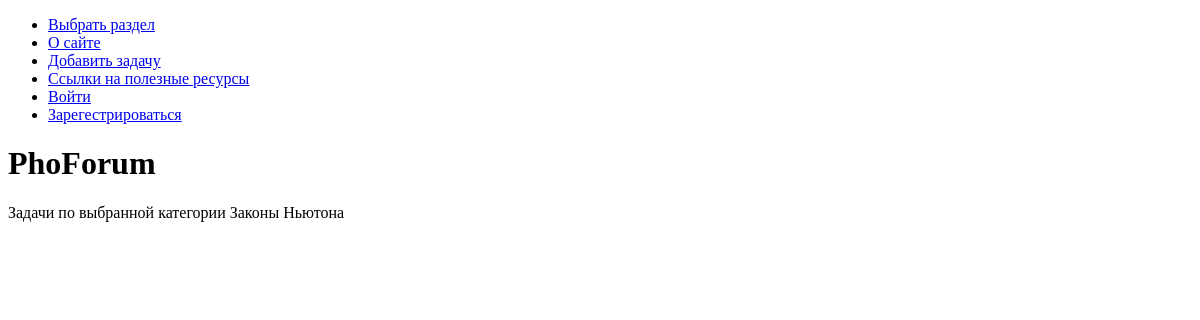
The page /zanew/ on the database as committed earlier.
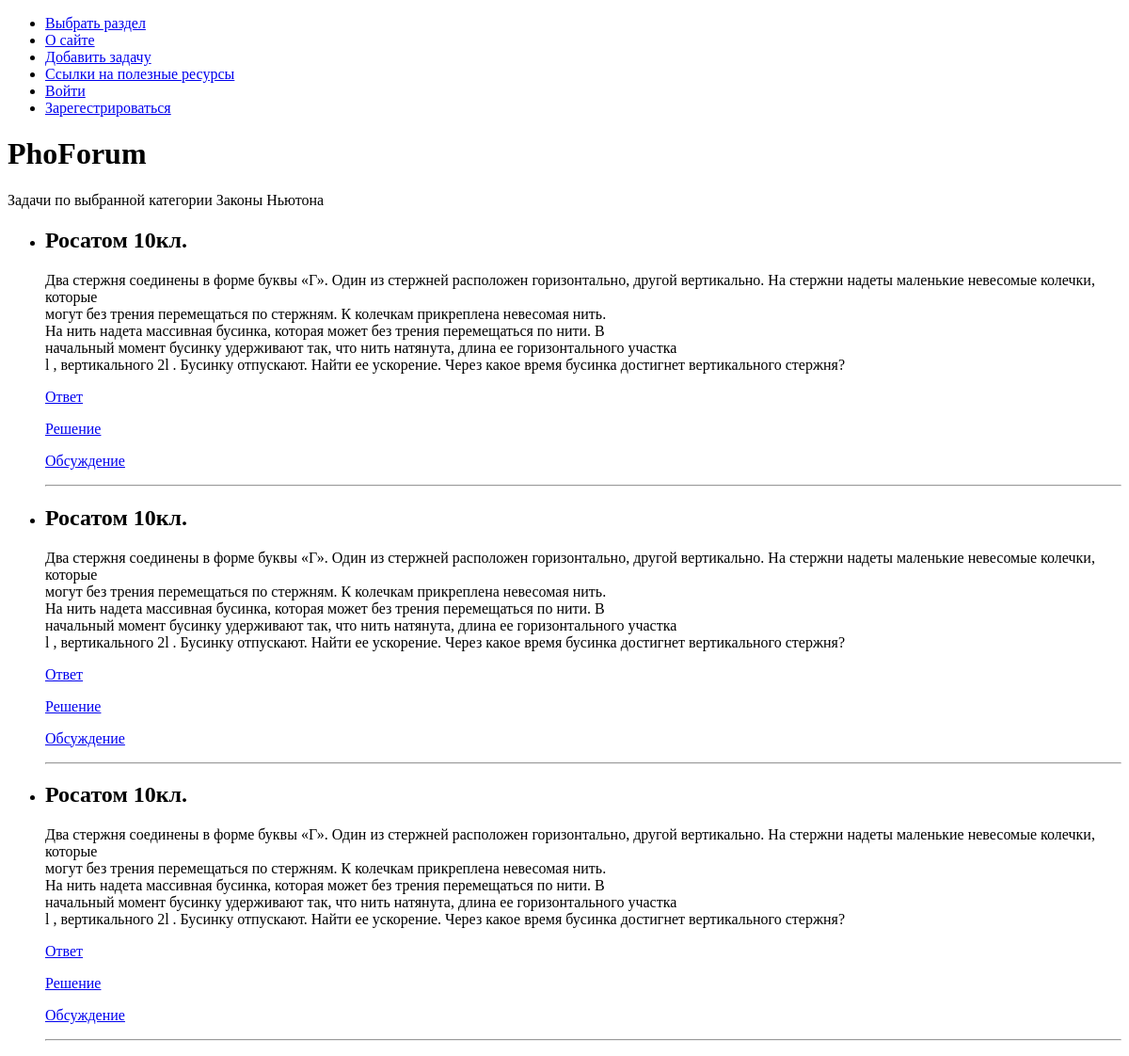
The same page on the database as committed later.
### mainapp/models.py (models this page shows)
class Task(models.Model):
    title = models.CharField(max_length=100, verbose_name="Название задачи", blank=True, null=True)
    content = models.TextField(max_length=3500, verbose_name="Условие задачи")
    image = models.ImageField(blank=True, null=True)
    resource = models.CharField(max_length=500, blank=True, verbose_name="Источник/название олимпиады")
    year = models.PositiveSmallIntegerField(blank=True, null=True, verbose_name="Год")
    grade = models.PositiveSmallIntegerField(verbose_name="Класс", blank=True, null=True)
    difficulty_level = models.PositiveSmallIntegerField(verbose_name="Уровень сложности", blank=True, null=True)
    answer = models.CharField(max_length=500, blank=True, null=True, verbose_name="Ответ")
    chat = models.OneToOneField('Chat', on_delete=models.CASCADE, blank=True, null=True)
    category = models.ForeignKey(
        'Category',
        verbose_name="Раздел",
        on_delete=models.CASCADE,
        blank=True, null=True
    )
    def __str__(self):
        return str(self.content)
    def get_absolute_url(self):
        return reverse('task', kwargs={'category_slug': self.category.slug, 'task_id': self.id})
    def get_name(self):
        name = ""
        if self.resource:
            name += self.resource + " "
        if self.grade:
            name += str(self.grade) + "кл. "
        if self.year:
            name += str(self.year) + "г."
        return name
    class Meta:
        ordering = ['difficulty_level', 'grade', 'year']

### mainapp/views.py (the view)
# urls.py: path('<slug:category_slug>/', get_list_of_tasks, name='category'),
def get_list_of_tasks(request, category_slug):
    cat_by_slug = get_object_or_404(Category, slug=category_slug)
    tasks = Task.objects.filter(category=cat_by_slug.id)
    context = {
         'title': 'PhoForum',
         'category': cat_by_slug,
         'tasks': tasks
    }
    return render(request, 'mainapp/category.html', context=context)

### mainapp/models.py (called while the page is built)
    def __str__(self):
        return str(self.name)

### mainapp/templates/mainapp/category.html (shortened to what this page needs)
{% extends 'mainapp/base.html' %}
{% block content %}
    <h1>{{ title }}</h1>
    <p>Задачи по выбранной категории {{ category }}</p>
    <ul>
    {% for task in tasks %}
        <li>
            <h2>{{ task.get_name }}</h2>
            <p>{{ task|linebreaks}}</p>
            <p><a href={% url 'task' category_slug=task.category.slug task_id=task.id %}>Ответ</a></p>
            <p><a href={% url 'task' category_slug=task.category.slug task_id=task.id %}>Решение</a></p>
            <p><a href="{{ task.get_absolute_url }}">Обсуждение</a></p>
            <hr>
        </li>
    {%endfor%}
    </ul>
{% endblock content %}

Rows that differ between the two databases and show on the page:
added Task: get_name "Росатом 10кл.", content "Два стержня соединены в форме буквы «Г». Один из стержней расположен горизонтально, другой вертикально. На стержни надеты маленькие невесомые колечки, которые могут без трения перемещаться по стержням. К колечкам прикреплена невесомая нить. На нить надета массивная бусинка, которая может без трения перемещаться по нити. В начальный момент бусинку удерживают так, что нить натянута, длина ее горизонтального участка l , вертикального 2l . Бусинку отпускают. Найти ее ускорение. Через какое время бусинка достигнет вертикального стержня?"
added Task: get_name "Росатом 10кл.", content "Два стержня соединены в форме буквы «Г». Один из стержней расположен горизонтально, другой вертикально. На стержни надеты маленькие невесомые колечки, которые могут без трения перемещаться по стержням. К колечкам прикреплена невесомая нить. На нить надета массивная бусинка, которая может без трения перемещаться по нити. В начальный момент бусинку удерживают так, что нить натянута, длина ее горизонтального участка l , вертикального 2l . Бусинку отпускают. Найти ее ускорение. Через какое время бусинка достигнет вертикального стержня?"
added Task: get_name "Росатом 10кл.", content "Два стержня соединены в форме буквы «Г». Один из стержней расположен горизонтально, другой вертикально. На стержни надеты маленькие невесомые колечки, которые могут без трения перемещаться по стержням. К колечкам прикреплена невесомая нить. На нить надета массивная бусинка, которая может без трения перемещаться по нити. В начальный момент бусинку удерживают так, что нить натянута, длина ее горизонтального участка l , вертикального 2l . Бусинку отпускают. Найти ее ускорение. Через какое время бусинка достигнет вертикального стержня?"
